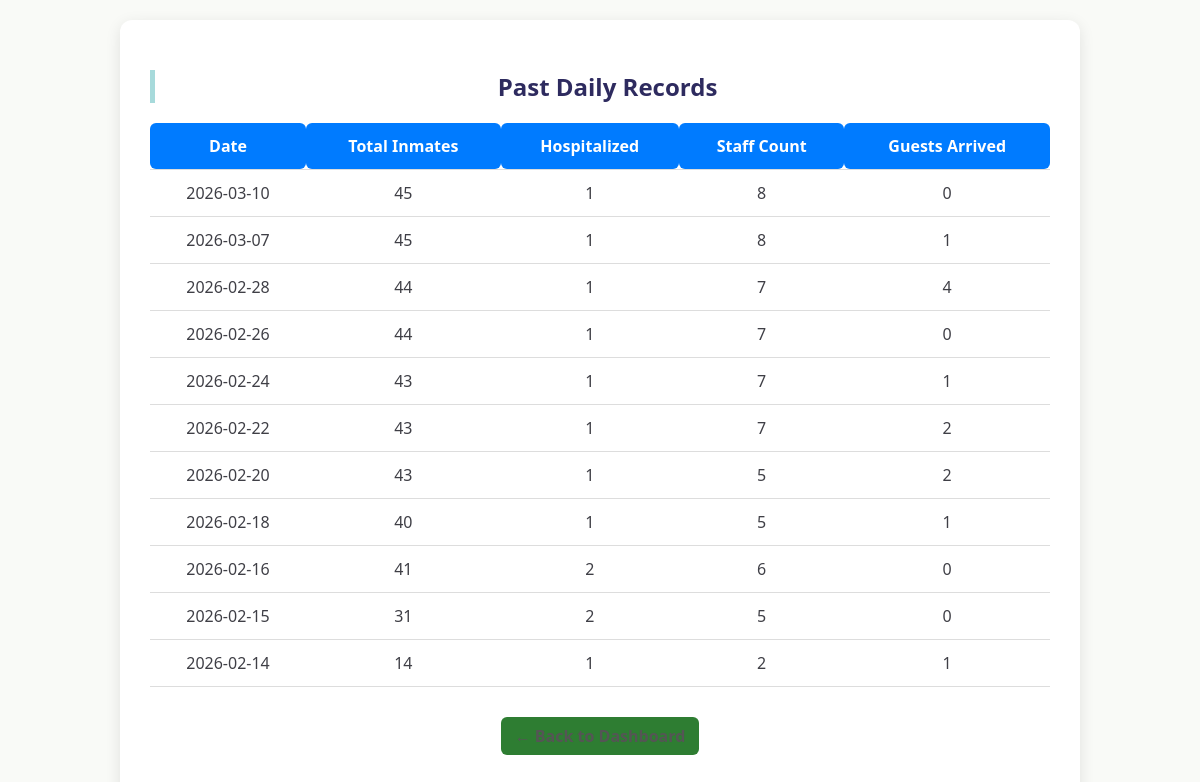
The page /admin/records (signed in) on the database its author committed.
### tables this page shows
CREATE TABLE daily_records (
        id INTEGER PRIMARY KEY AUTOINCREMENT,
        date TEXT UNIQUE,  -- Added UNIQUE here to support REPLACE logic
        total_inmates INTEGER,
        active_inmates INTEGER,  -- Ensure this is added
        hospitalized INTEGER,
        discharged INTEGER,
        male_inmates INTEGER,
        female_inmates INTEGER,
        new_inmates INTEGER,
        staff_count INTEGER,
        guests_arrived INTEGER
    , deceased INTEGER DEFAULT 0);

### app.py (the view)
@app.route("/admin/records")
def view_records():
    if 'admin' not in session:
        return redirect('/login')
    conn = get_db()
    cur = conn.cursor()
    cur.execute("SELECT * FROM daily_records ORDER BY date DESC")
    records = cur.fetchall()
    conn.close()
    return render_template("view_records.html", records=records)

### app.py (called while the page is built)
def get_db():
    conn = sqlite3.connect(DB)
    conn.row_factory = sqlite3.Row
    return conn

### templates/view_records.html (shortened to what this page needs)
<!DOCTYPE html>
<html lang="en">
<head>
    <link rel="stylesheet" href="{{ url_for('static', filename='style.css') }}">
</head>
<body>
<div class="view-container">
    <h2>Past Daily Records</h2>
    <table>
        <thead>
            <tr>
                <th>Date</th>
                <th>Total Inmates</th>
                <th>Hospitalized</th>
                <th>Staff Count</th>
                <th>Guests Arrived</th>
            </tr>
        </thead>
        <tbody>
            {% for record in records %}
            <tr>
                <td>{{ record['date'] }}</td>
                <td>{{ record['total_inmates'] }}</td>
                <td>{{ record['hospitalized'] }}</td>
                <td>{{ record['staff_count'] }}</td>
                <td>{{ record['guests_arrived'] }}</td>
            </tr>
            {% endfor %}
        </tbody>
    </table>
   <div class="admin-actions">
        <a href="/admin" class="back-btn">← Back to Dashboard</a>
    </div>
</div>
</body>
</html>

### static/style.css (style rules this page uses)
body { font-family: "Segoe UI", Arial, sans-serif; background: #F9FAF7; padding: 20px; margin: 0; color: #3F3F46; }
h2 { color: #2E2B5F; border-left: 5px solid #A7DADB; padding-left: 10px; }
a { display: inline-block; margin-top: 10px; color: #2E2B5F; text-decoration: none; font-weight: 600; }
.admin-actions { margin-top: 20px; text-align: right; }
.back-btn { padding: 8px 14px; background: #2e7d32; color: white; text-decoration: none; border-radius: 6px; transition: 0.3s; }
.admin-actions { display: flex; justify-content: center; gap: 10px; margin: 20px 0; }
.view-container { max-width: 900px; margin: auto; background: #fff; padding: 30px; border-radius: 12px; box-shadow: 0 4px 15px rgba(0,0,0,0.1); }
h2 { text-align: center; margin-bottom: 20px; }
table { width: 100%; border-collapse: collapse; }
th, td { padding: 12px; border-bottom: 1px solid #ddd; text-align: center; }
th { background: #007bff; color: #fff; border-radius: 6px; }
a { text-decoration: none; color: #007bff; display: inline-block; margin-top: 20px; }
.back-btn { display: inline-block; margin-top: 10px; text-decoration: none; color: #555; }

### rows shown on the page
daily_records: date "2026-03-10", total_inmates "45", hospitalized "1", staff_count "8", guests_arrived "0"
daily_records: date "2026-03-07", total_inmates "45", hospitalized "1", staff_count "8", guests_arrived "1"
daily_records: date "2026-02-28", total_inmates "44", hospitalized "1", staff_count "7", guests_arrived "4"
daily_records: date "2026-02-26", total_inmates "44", hospitalized "1", staff_count "7", guests_arrived "0"
daily_records: date "2026-02-24", total_inmates "43", hospitalized "1", staff_count "7", guests_arrived "1"
daily_records: date "2026-02-22", total_inmates "43", hospitalized "1", staff_count "7", guests_arrived "2"
daily_records: date "2026-02-20", total_inmates "43", hospitalized "1", staff_count "5", guests_arrived "2"
daily_records: date "2026-02-18", total_inmates "40", hospitalized "1", staff_count "5", guests_arrived "1"
daily_records: date "2026-02-16", total_inmates "41", hospitalized "2", staff_count "6", guests_arrived "0"
daily_records: date "2026-02-15", total_inmates "31", hospitalized "2", staff_count "5", guests_arrived "0"
daily_records: date "2026-02-14", total_inmates "14", hospitalized "1", staff_count "2", guests_arrived "1"
